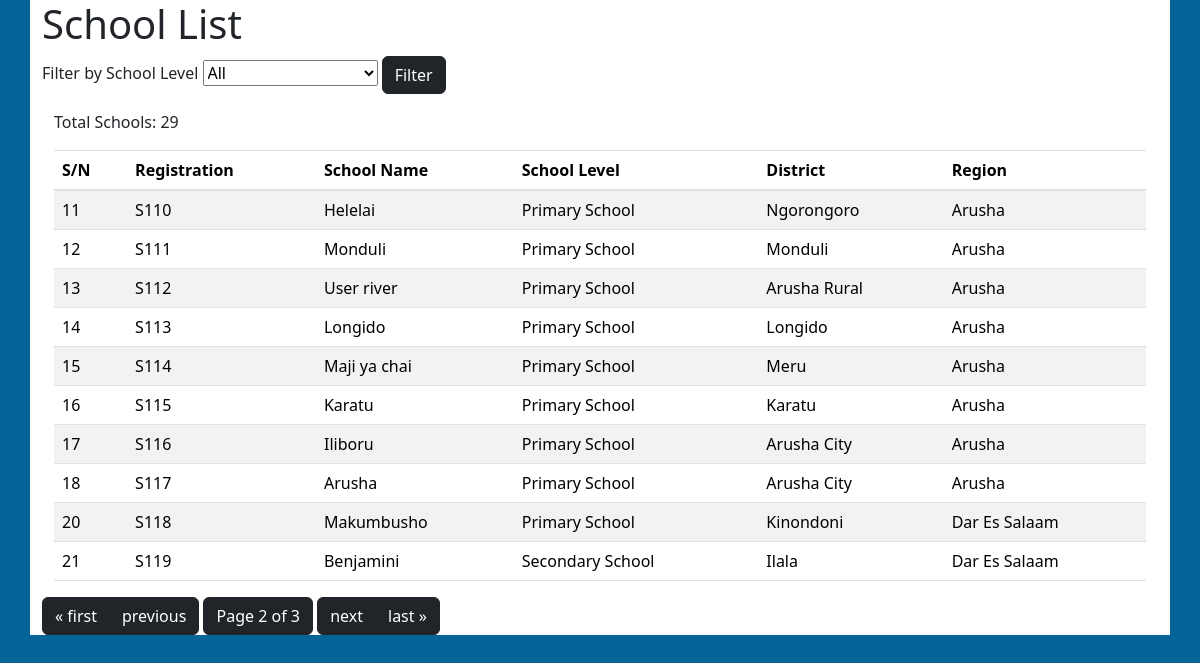
The page /location/schools/?page=2 on the database its author committed.
### locationApp/models.py (models this page shows, shortened)
class School(models.Model):
    registration = models.IntegerField( default = 1000, null=True, blank=True)
    name = models.CharField(max_length=200)
    district = models.ForeignKey(District, on_delete=models.CASCADE)
    region = models.ForeignKey(Region, on_delete=models.CASCADE)
    School_level = models.ForeignKey(SchoolLevel, on_delete=models.CASCADE)

class SchoolLevel(models.Model):
    levelName = models.CharField(max_length=100,null=True)
    subvote = models.IntegerField(null=True)

class District(models.Model):
    name = models.CharField(max_length=100)
    votecode = models.CharField(max_length=20, unique=True)
    region = models.ForeignKey(Region, on_delete=models.CASCADE)

class Region(models.Model):
    name = models.CharField(max_length=100, unique=True)

### locationApp/views.py (the view)
# urls.py: path('schools/', school_list_view, name='schools'),
def school_list_view(request):
    selected_school_level = request.GET.get('school_level')
    all_school_levels = SchoolLevel.objects.all()
    if selected_school_level:
        schools = School.objects.filter(School_level__levelName=selected_school_level)
    else:
        schools = School.objects.all()
    total_schools_count = School.objects.count()
    primary_schools_count = School.objects.filter(School_level__levelName='Primary').count()
    secondary_schools_count = School.objects.filter(School_level__levelName='Secondary').count()
    page = request.GET.get('page', 1)
    paginator = Paginator(schools, 10)  # Show 10 schools per page
    try:
        schools = paginator.page(page)
    except PageNotAnInteger:
        schools = paginator.page(1)
    except EmptyPage:
        schools = paginator.page(paginator.num_pages)
    return render(request, 'locationApp/schools.html', {
        'schools': schools,
        'all_school_levels': all_school_levels,
        'selected_school_level': selected_school_level,
        'total_schools_count': total_schools_count,
        'primary_schools_count': primary_schools_count,
        'secondary_schools_count': secondary_schools_count,
    })

### locationApp/templates/locationApp/schools.html (shortened to what this page needs)
{% extends "coreApp/base.html" %}
{% load static %}
{% block content %}
<body>
    <div class="container justify-content-center align-items-center bg-white">
        <h1>School List</h1>
        <form method="get" action="{% url 'locationApp:schools' %}">
            <label for="school_level">Filter by School Level</label>
            <select name="school_level" id="school_level">
                <option value="">All</option>
            </select>
            <button class="btn btn-dark type=button" type="submit">Filter</button>
        </form>
        <div class="container mt-3 bg-white ">
            <div>
            <p>Total Schools: {{ total_schools_count }}</p>
            </div>
            <div class="table-responsive">
            <table class="table table-striped">
                <thead>
                    <tr>
                        <th>S/N</th>
                        <th>Registration</th>
                        <th>School Name</th>
                        <th>School Level</th>
                        <th>District</th>
                        <th>Region</th>
                    </tr>
                </thead>
                <tbody>
                    {% for school in schools %}
                        <tr>
                            <td>{{ school.id }}</td>
                            <td>S{{ school.registration }}</td>
                            <td>{{ school.name }}</td>
                            <td>{{ school.School_level.levelName }}</td>
                            <td>{{ school.district.name }}</td>
                            <td>{{ school.region.name }}</td>
                        </tr>
                    {% endfor %}
                </tbody>
            </table>
        </div>
        </div>
        <div class="pagination">
            <span class="step-links">
                {% if schools.has_previous %}
                <div class="btn-group">
                    <a class="btn btn-dark type=button"  href="?page=1">&laquo; first</a>
                    <a class="btn btn-dark type=button"  href="?page={{ schools.previous_page_number }}">previous</a>
                 </div>
                {% endif %}
                <span  class=" current btn btn-dark type=button">
                    Page {{ schools.number }} of {{ schools.paginator.num_pages }}
                </span>
                {% if schools.has_next %}
                <div class="btn-group">
                    <a class="btn btn-dark type=button" href="?page={{ schools.next_page_number }}">next</a>
                    <a class="btn btn-dark type=button"  href="?page={{ schools.paginator.num_pages }}">last &raquo;</a>
                 </div>
                {% endif %}
            </span>
        </div>
    </div>
</body>
{% endblock %}

### coreApp/templates/coreApp/base.html (style rules this page uses)
.body { background-color: #066498; font family: "Times New Roman"; }

### rows shown on the page
School: id "11", registration "110", name "Helelai", School_level.levelName "Primary School", district.name "Ngorongoro", region.name "Arusha"
School: id "12", registration "111", name "Monduli", School_level.levelName "Primary School", district.name "Monduli", region.name "Arusha"
School: id "13", registration "112", name "User river", School_level.levelName "Primary School", district.name "Arusha Rural", region.name "Arusha"
School: id "14", registration "113", name "Longido", School_level.levelName "Primary School", district.name "Longido", region.name "Arusha"
School: id "15", registration "114", name "Maji ya chai", School_level.levelName "Primary School", district.name "Meru", region.name "Arusha"
School: id "16", registration "115", name "Karatu", School_level.levelName "Primary School", district.name "Karatu", region.name "Arusha"
School: id "17", registration "116", name "Iliboru", School_level.levelName "Primary School", district.name "Arusha City", region.name "Arusha"
School: id "18", registration "117", name "Arusha", School_level.levelName "Primary School", district.name "Arusha City", region.name "Arusha"
School: id "20", registration "118", name "Makumbusho", School_level.levelName "Primary School", district.name "Kinondoni", region.name "Dar Es Salaam"
School: id "21", registration "119", name "Benjamini", School_level.levelName "Secondary School", district.name "Ilala", region.name "Dar Es Salaam"

### other values the page prints
{{ total_schools_count }} "29"
{{ schools.number }} "2"
{{ schools.paginator.num_pages }} "3"
